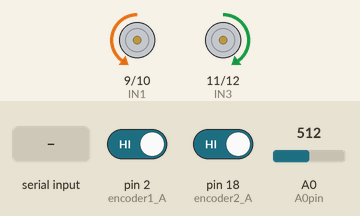
Recording of a sketch running on a simulated Arduino Mega 2560, built with avr-gcc and run on an emulated ATmega2560. Shown: motor-driver pin pairs drawn as motors (green arrow = first pin HIGH = forward, orange = second pin HIGH = backward, longer = more drive, scaled by the enable pin). The test bench sets the inputs (shaded band); at power-on: pin 2 (encoder1_A) HIGH, pin 18 (encoder2_A) HIGH, A0 (A0pin) = 512. What the sketch prints to the serial monitor is not drawn.

Above: at 1.2 s.
1.3 s: "1" received over the second serial link
At 1.7 s:
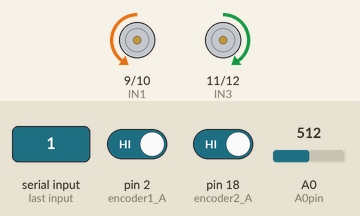
2.8 s: "Z" received over the second serial link
At 3.3 s:
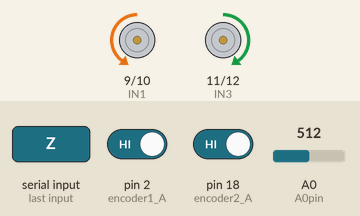
4.3 s: "2" received over the second serial link
At 4.8 s:
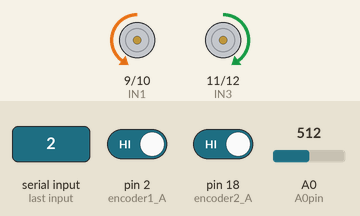
5.8 s: "3" received over the second serial link
At 7.0 s:
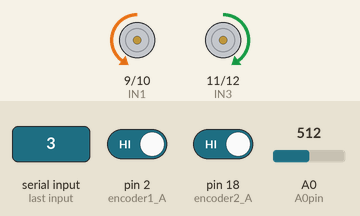
7.3 s: "4" received over the second serial link
At 8.5 s:
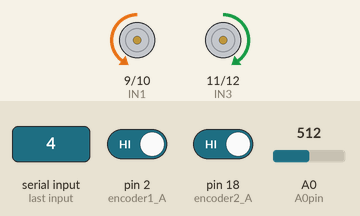
Timing chart, 0 to 10.3 s (numbered marks = the images above; inputs shaded):
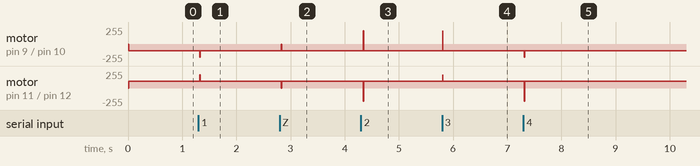

Measured:
- after the input at 1.3 s, motor on pin 9 (IN1) / pin 10 (IN2): backward 100/255 → backward 200/255 at once, → backward 100/255 0.01 s later; motor on pin 11 (IN3) / pin 12 (IN4): forward 100/255 → forward 200/255 at once, → forward 100/255 0.01 s later
- after the input at 2.8 s, motor on pin 9 (IN1) / pin 10 (IN2): backward 100/255 → stopped at once, → backward 100/255 0.01 s later; motor on pin 11 (IN3) / pin 12 (IN4): forward 100/255 → stopped at once, → forward 100/255 0.01 s later
- after the input at 4.3 s, motor on pin 9 (IN1) / pin 10 (IN2): backward 100/255 → forward 200/255 at once, → backward 100/255 0.01 s later; motor on pin 11 (IN3) / pin 12 (IN4): forward 100/255 → backward 200/255 at once, → forward 100/255 0.01 s later
- after the input at 5.8 s, motor on pin 9 (IN1) / pin 10 (IN2): backward 100/255 → forward 200/255 at once, → backward 100/255 0.01 s later; motor on pin 11 (IN3) / pin 12 (IN4): forward 100/255 → forward 200/255 at once, → forward 100/255 0.01 s later
- after the input at 7.3 s, motor on pin 9 (IN1) / pin 10 (IN2): backward 100/255 → backward 200/255 at once, → backward 100/255 0.01 s later; motor on pin 11 (IN3) / pin 12 (IN4): forward 100/255 → backward 200/255 at once, → forward 100/255 0.01 s later

The sketch:

test_20231030.ino
```cpp
#include <MsTimer2.h>

/////////////// WayPoint Control ///////////////////
#define VLC 0
#define IHC 1

#define X_GRID_LENGTH 100
#define Y_GRID_LENGTH 120
#define MAX_Waypint_NO 50

#define Waypoint_X_Tor   0.1
#define Waypoint_Y_Tor   0.1
#define Waypoint_Angle_Tor 2

int no_waypoints = 0;
int wp_go_id     = 0;
int count;

struct Waypoint
{
  double pos_x;
  double pos_y;
  double angle;
  int control_type;
};

struct Waypoint waypoint[MAX_Waypint_NO];

//////////////////// BlueTooth /////////////////////
#define BTSerial Serial2
#define RxD 17
#define TxD 16
#define BT_BAUDRATE 115200


//////////////////////// camera & line_control (TSL1401) //////////////////////////
#define A0pin A0
#define SIpin 22    //Start Integration ~ orange
#define CLKpin 23
#define NPIXELS 128 // No. of pixels in array

double kp_vision = 0.1;
double ki_vision = 0.3;
double kd_vision = 0.0;
double error     = 0.0;
double error_old = 0.0;
double Target    = NPIXELS / 2;

byte Pixel[NPIXELS]; // Field for measured values <0~255>
byte LineSensor_threshold_Data[NPIXELS];

int LineSensor_Data[NPIXELS];
int LineSensor_Data_Adaption[NPIXELS];
int MAX_LineSensor_Data[NPIXELS];
int MIN_LineSensor_Data[NPIXELS];
int flag_line_adapation;

#define FASTADC 1
//defines for setting and clearing register bits
#define cbi(sfr, bit) (_SFR_BYTE(sfr) &= ~_BV(bit))
#define sbi(sfr, bit) (_SFR_BYTE(sfr) |= _BV(bit))

/////////////////////////// IMU //////////////////////////
#include <Wire.h>
#include <LSM303.h>

#define THRESHOLD_ANGLE1 15
#define THRESHOLD_ANGLE2 7

LSM303 compass;

float heading_angle        = 0.0;
float init_heading_        = 17.0;   // 초기 방향
float target_heading_angle = 90;
float heading_angle_error  = 0.0;  // error 값

///////////////////// L298N ///////////////////////
#define ENA 8
#define IN1 9
#define IN2 10
#define IN3 11
#define IN4 12
#define ENB 13

//////////////////////// odom & yaw ///////////////////////

#define RAD2DEG(x)   (x*180.0/3.14159)
#define DEG2RAD(x)   (x*3.14159/180.0)
#define wheel_track 0.068 //양쪽 바뀌       // m 단위로 구할 것 0.1 -> 10cm

struct Pose2D
{
  double x;
  double y;
  double theta; //theta = radian
} my_odom;

const byte outPin = 13; // Output pin: digital pin 13(D13)
//const byte interruptPin1 = 20; // Interrupt pin: D2
//const byte interruptPin2 = 21; // Interrupt pin: D2
const byte encoder1_A = 2; // Interrupt pin: D2
const byte encoder1_B = 3; // Interrupt pin: D2
const byte encoder2_A = 18; // Interrupt pin: D2
const byte encoder2_B = 19; // Interrupt pin: D2
const byte resetPin = 5;
volatile byte state = 0;
//unsigned long cnt1 = 0; // 추가
//unsigned long cnt2 = 0; // 추가
long cnt1 = 0; // 추가
long cnt2 = 0; // 추가

long cnt1_old = 0; // 추가
long cnt2_old = 0; // 추가

double pulst_to_distance_left = 0.2 / 974.6;
double pulst_to_distance_right = 0.2 / 974.5;

const double odom_left = 0;
const double odom_right = 0;

double yaw = 0.0;
double yaw_degree = 0.0;
double yaw1 = 0.0; // 추가

double heading(double x, double y)
{
  double head = atan2(y, x); // Slope Y, Slope X  x = wheel_track
  return head;
}

void MsTimer2_ISR()
{
  double odom_left_delta = 0.0;
  double odom_right_delta = 0.0;
  double odom_center_delta = 0.0;
  long delta_encoder_left = 0;
  long delta_encoder_right = 0;
  double theta_delta = 0.0;
  double theta_delta_degree = 0.0;

  delta_encoder_left = cnt1 - cnt1_old;
  delta_encoder_right = cnt2 - cnt2_old;

  // Serial.print("theta_delta = "); Serial.print(theta_delta); Serial.print("    ");

  theta_delta_degree = DEG2RAD(theta_delta);
  //  Serial.print("theta_delta_degree = "); Serial.print(theta_delta_degree); Serial.print("    ");

  odom_left_delta = delta_encoder_left * pulst_to_distance_left;
  odom_right_delta = delta_encoder_right * pulst_to_distance_right;
  odom_center_delta = (odom_left_delta + odom_right_delta) * 0.5; // 안전성 나누기 지원 안하는 것도 있고 속도도 조금 더 빠르기 때문

  //  Serial.print("delta_encoder_left = ");  Serial.print( delta_encoder_left);  Serial.print("    ");
  // Serial.print("delta_encoder_right = "); Serial.print( delta_encoder_right); Serial.println("    ");

  // Serial.print("odom_left_delta = ");  Serial.print(odom_left_delta);  Serial.print("    ");
  //  Serial.print("odom_right_delta = "); Serial.print(odom_right_delta); Serial.println("    ");

  theta_delta = heading(wheel_track, (odom_right_delta - odom_left_delta));
  // Serial.print("delta theta radian: ");  Serial.print(theta_delta); Serial.println("    ");
  yaw += theta_delta;
  theta_delta_degree = RAD2DEG(theta_delta);
  // Serial.print("yaw radian: ");  Serial.print(yaw); Serial.println("    ");
  // Serial.print("delta theta degree: ");  Serial.print(theta_delta_degree); Serial.println("    ");
  yaw_degree += theta_delta_degree;
  // Serial.print("yaw degree: ");  Serial.print(yaw_degree); Serial.println("    ");

  my_odom.x += odom_center_delta * sin(theta_delta);
  my_odom.y += odom_center_delta * cos(theta_delta);
  my_odom.theta += theta_delta;

  // Serial.print("odom : ");
  // Serial.print(my_odom.x); Serial.print("    ");
  // Serial.print(my_odom.y); Serial.print("    ");
  //Serial.println(my_odom.theta); Serial.println("    ");

  cnt1_old = cnt1;
  cnt2_old = cnt2;
}

void update_odometry()
{
  // 엔코더 값에서 이동 거리를 계산합니다.
  double delta_encoder_left = cnt1 - cnt1_old;
  double delta_encoder_right = cnt2 - cnt2_old;
  double odom_left_delta = delta_encoder_left * pulst_to_distance_left;
  double odom_right_delta = delta_encoder_right * pulst_to_distance_right;
  double odom_center_delta = (odom_left_delta + odom_right_delta) * 0.5;

  // IMU에서 측정한 방향을 라디안으로 변환합니다.
  double theta_delta = DEG2RAD(yaw1);

  // 로봇의 위치와 방향을 업데이트합니다.
  my_odom.x += odom_center_delta * sin(theta_delta);
  my_odom.y += odom_center_delta * cos(theta_delta);
  my_odom.theta += theta_delta;

  // 업데이트된 엔코더 값 저장
  cnt1_old = cnt1;
  cnt2_old = cnt2;
}

void setup()
{
  pinMode(ENA, OUTPUT);
  pinMode(IN1, OUTPUT);
  pinMode(IN2, OUTPUT);

  pinMode(IN3, OUTPUT);
  pinMode(IN4, OUTPUT);
  pinMode(ENB, OUTPUT);

  pinMode(outPin, OUTPUT); // Output mode
  //  pinMode(interruptPin1, INPUT_PULLUP); // Input mode, pull-up
  //  pinMode(interruptPin2, INPUT_PULLUP); // Input mode, pull-up
  pinMode(encoder1_A, INPUT_PULLUP);
  pinMode(encoder1_B, INPUT_PULLUP);
  pinMode(encoder2_A, INPUT_PULLUP);
  pinMode(encoder2_B, INPUT_PULLUP);
  pinMode(resetPin, INPUT);
  //  attachInterrupt(digitalPinToInterrupt(interruptPin1), intfunc1, RISING); // Enable interrupt
  //  attachInterrupt(digitalPinToInterrupt(interruptPin2), intfunc2, RISING); // Enable interrupt
  attachInterrupt(digitalPinToInterrupt(encoder1_A), intfunc1, RISING); // Enable interrupt
  attachInterrupt(digitalPinToInterrupt(encoder2_A), intfunc2, RISING); // Enable interrupt

  my_odom.x = 0;   my_odom.y = 0;   my_odom.theta = 0;

  Serial.begin(115200);
  BTSerial.begin(BT_BAUDRATE);

  MsTimer2::set(100, MsTimer2_ISR); // 0.1초마다 작동
  MsTimer2::start();

  Wire.begin();  // IMU initiallize
  compass.init();
  compass.enableDefault();

  compass.m_min = (LSM303::vector<int16_t>)
  {
    -32767, -32767, -32767
  };
  compass.m_max = (LSM303::vector<int16_t>)
  {
    +32767, +32767, +32767
  };

  int i;
  for (i = 0; i < NPIXELS; i++)
  {
    LineSensor_Data[i] = 0;
    LineSensor_Data_Adaption[i] = 0;
    MAX_LineSensor_Data[i] = 1023; //0;
    MIN_LineSensor_Data[i] = 0; //1023;
  }
  pinMode(SIpin, OUTPUT);
  pinMode(CLKpin, OUTPUT);
  pinMode(A0pin, INPUT);

  digitalWrite(SIpin, LOW);   // IDLE state
  digitalWrite(CLKpin, LOW);  // IDLE state

#if FASTADC
  // set prescale to 16
  sbi(ADCSRA, ADPS2);
  cbi(ADCSRA, ADPS1);
  cbi(ADCSRA, ADPS0);
#endif

  flag_line_adapation = 0;

  Serial.begin(115200);
  Serial.println("TSL1401");
}

/////////////////////////// motor control /////////////////////////////
void motor_R_control(int motor_speed_R) // 모터 A의 속도(speed)제어
{
  if (motor_speed_R >= 0)
  {
    digitalWrite(IN1, LOW);         //모터의 방향 제어
    digitalWrite(IN2, HIGH);
    if (motor_speed_R >= 255) motor_speed_R = 255;
    analogWrite(ENA, motor_speed_R); //모터의 속도 제어
  }
  else
  {
    digitalWrite(IN1, HIGH);
    digitalWrite(IN2, LOW);
    if (motor_speed_R <= -255) motor_speed_R = -255;
    analogWrite(ENA, -motor_speed_R);
  }
}

void motor_L_control(int motor_speed_L) // 모터 A의 속도(speed)제어
{
  if (motor_speed_L >= 0)
  {
    digitalWrite(IN3, HIGH);         //모터의 방향 제어
    digitalWrite(IN4, LOW);
    if (motor_speed_L >= 255) motor_speed_L = 255;
    analogWrite(ENB, motor_speed_L); //모터의 속도 제어
  }
  else
  {
    digitalWrite(IN3, LOW);
    digitalWrite(IN4, HIGH);
    if (motor_speed_L <= -255) motor_speed_L = -255;
    analogWrite(ENB, -motor_speed_L);
  }
}

////////////////////////// TSL 1401 /////////////////////////
void threshold_line_image(int threshold_value)
{
  for (int i = 0; i < NPIXELS; i++)
  {
    if (Pixel[i] >= threshold_value)
    {
      LineSensor_threshold_Data[i] = 255;
    }
    else
    {
      LineSensor_threshold_Data[i] = 0;
    }
  }
}

void read_line_camera(void)
{
  int i;
  delay(1);

  digitalWrite(CLKpin, LOW);
  digitalWrite(SIpin, HIGH);
  digitalWrite(CLKpin, HIGH);
  digitalWrite(SIpin, LOW);
  delayMicroseconds(1);

  for (i = 0; i < NPIXELS; i++)
  {
    Pixel[i] = analogRead(A0pin) / 4;//8-bit is enough       *0.25
    digitalWrite(CLKpin, LOW);
    delayMicroseconds(1);
    digitalWrite(CLKpin, HIGH);
  }
  digitalWrite(CLKpin, LOW);
}

double line_centroid(void)
{
  double centroid = 0.0;
  double mass_sum = 0;

  for (int i = 0; i < NPIXELS; i++)
  {
    mass_sum += LineSensor_threshold_Data[i];
    centroid += LineSensor_threshold_Data[i] * i;
  }

  centroid = centroid / mass_sum;

  return centroid;
}

double PID_control(double line_center)
{
  int pwm_value = 0;
  double error_d = 0;
  error = Target - line_center;
  error_d = error - error_old;
  pwm_value = int(kp_vision * error + kd_vision * error_old);
  if (pwm_value >=  200) pwm_value = 200;
  if (pwm_value <= -200) pwm_value = -200;

  error_old = error;

  return pwm_value;
}

void vision_line_control(int base_speed, double l_c)
{
  int pwm_control_value = PID_control(l_c);
  motor_L_control(base_speed + pwm_control_value);  // 부호는 반대로
  motor_R_control(base_speed - pwm_control_value);
}

////////////////////////// IMU /////////////////////////////
void read_imu_sensor(void)
{
  compass.read();
  float heading1 = compass.heading();
  compass.read();
  float heading2 = compass.heading();
  heading_angle = (heading1 + heading2) / 2;
  heading_angle = 360 - heading_angle; // 회전 좌표계를 반시계 방향으로 할 것
  heading_angle_error = target_heading_angle - heading_angle;

  yaw1 = heading_angle; // IMU 측정값을 yaw1 변수에 저장

  if (heading_angle_error > 180)
  {
    heading_angle_error = heading_angle_error - 360;
  }
  else if (heading_angle_error < -180)
  {
    heading_angle_error = heading_angle_error + 360;
  }
  else
  {
    // 다른 작업 수행
  }
}

void imu_rotation(void)
{
  bool flag = true; // bool 타입은 true(1) 또는 false(0)
  while (flag)
  {
    read_imu_sensor();

    if (heading_angle_error > THRESHOLD_ANGLE1) // 반시계방향으로 회전
    {
      motor_L_control(-200);
      motor_R_control(200);
    }
    else if ((heading_angle_error >= THRESHOLD_ANGLE2) && (heading_angle_error <= THRESHOLD_ANGLE1)) //
    {
      motor_L_control(-200);
      motor_R_control(200);
    }
    else if ((heading_angle_error > -THRESHOLD_ANGLE2) && (heading_angle_error < THRESHOLD_ANGLE2)) // 정지
    {
      motor_L_control(0);
      motor_R_control(0);
      flag = false; // 루프를 빠져나오도록 설정
    }
    else if ((heading_angle_error >= -THRESHOLD_ANGLE1) && (heading_angle_error <= -THRESHOLD_ANGLE2)) //
    {
      motor_L_control(200);
      motor_R_control(-200);
    }
    else // heading_angle_error <-THRESHOLD_ANGLE // 시계방향으로 회전
    {
      motor_L_control(200);
      motor_R_control(-200);
    }
    Serial.print("Heading Angle Error : ");
    Serial.print(heading_angle_error); //heading_angle error 표시
    Serial.print(" = ");
    Serial.print(target_heading_angle);
    Serial.print(" - ");
    Serial.println(heading_angle); //heading_angle 표시
  }
}

////////////////////////////////// Encoder ////////////////////////////////
void intfunc1()
{
  if (digitalRead(encoder1_B) == HIGH)
  {
    cnt1--;
  }
  else
  {
    cnt1++;
  }
}

void intfunc2()
{
  if (digitalRead(encoder2_B) == LOW)
  {
    cnt2--;
  }
  else
  {
    cnt2++;
  }
}

/////////////////////////// Waypoint ////////////////////////////
void init_waypoint(void)
{
  int no_waypoints = 9;
  // wp-0 line_follwing
  waypoint[0].pos_x = 1; waypoint[0].pos_y = 0;  waypoint[0].angle =   0; waypoint[0].control_type = VLC;
  // wp-1 yaw_control
  waypoint[1].pos_x = 1; waypoint[1].pos_y = 0;  waypoint[1].angle = -90; waypoint[1].control_type = IHC;
  // wp-2 line_follwing
  waypoint[2].pos_x = 1; waypoint[2].pos_y = -1; waypoint[2].angle = -90; waypoint[2].control_type = VLC;
  // wp-3 line_follwing
  waypoint[3].pos_x = 1; waypoint[3].pos_y = -2; waypoint[3].angle = -90; waypoint[3].control_type = VLC;
  // wp-4 yaw_control
  waypoint[4].pos_x = 1; waypoint[4].pos_y = -2; waypoint[4].angle =   0; waypoint[4].control_type = IHC;
  // wp-5 line_follwing
  waypoint[5].pos_x = 2; waypoint[5].pos_y = -2; waypoint[5].angle =   0; waypoint[5].control_type = VLC;
  // wp-6 line_follwing
  waypoint[6].pos_x = 3; waypoint[6].pos_y = -2; waypoint[6].angle =   0; waypoint[6].control_type = VLC;
  // wp-7 line_follwing
  waypoint[7].pos_x = 4; waypoint[7].pos_y = -2; waypoint[7].angle =   0; waypoint[7].control_type = VLC;
  // wp-8 line_follwing
  waypoint[8].pos_x = 5; waypoint[8].pos_y = -2; waypoint[8].angle =   0; waypoint[8].control_type = VLC;
}

void VLC_move(void)  // 비전 라인 컨트롤
{
  int cx_int;
  double cx = 0;
  read_line_camera();
  threshold_line_image(50);  // 값 조정
  cx = line_centroid();
  vision_line_control(100, cx);

  ////// 디버깅하는데에만 필요하지 나중에는 cx만 남기고 지워야 됨 ///////
  for (int i = 0; i < NPIXELS; i++)
  {
    Serial.print(LineSensor_threshold_Data[i] + 1);
    Serial.print(" ");
  }
  cx_int = (int)cx;
  Serial.print(cx);
  Serial.print(" ");
  Serial.println(" ");
  // Serial.println(cx);
}

void IHC_move(double taget_yaw)
{
  //yaw 넣어
}

////////////////////// BlueTooth ////////////////////////////
void BlueTooth_control(void)
{
  if (BTSerial.available())
  {
    char command = BTSerial.read();
    if (command == '1')
    {
      // Move forward
      motor_L_control(200);
      motor_R_control(200);
    }
    else if (command == '2')
    {
      // Move backward
      motor_L_control(-200);
      motor_R_control(-200);
    }
    else if (command == '3')
    {
      // Turn right
      motor_L_control(200);
      motor_R_control(-200);
    }
    else if (command == '4')
    {
      // Turn left
      motor_L_control(-200);
      motor_R_control(200);
    }
    else
    {
      // Stop
      motor_L_control(0);
      motor_R_control(0);
    }
    Serial.print("command: ");
    Serial.println(command);

  }
}

void loop()
{
  ////////// 20231030 /////////
  double error[3] = {0.0};
  int control_type = 0;

  error[0]     = waypoint[wp_go_id].pos_x - my_odom.x;        // x 방향 error
  error[1]     = waypoint[wp_go_id].pos_y - my_odom.y;        // y 방향 error
  error[2]     = waypoint[wp_go_id].angle - my_odom.theta;    // 각도 error
  control_type = waypoint[wp_go_id].control_type;

  if (control_type = VLC)
  {
    VLC_move();
    // 다 이동했나 확인
    if ((fabs(waypoint[wp_go_id].angle) == 0) || (fabs(waypoint[wp_go_id].angle) == 180))
    {
      if (fabs (error[0]) < Waypoint_X_Tor)
      {
        //Serial.println("Arrival_waypoint ");
        count = -1;
        wp_go_id++;
      }
    }
    if ((fabs(waypoint[wp_go_id].angle) == 90) || (fabs(waypoint[wp_go_id].angle) == -90))
    {
      if (fabs (error[1]) < Waypoint_Y_Tor)
      {
        //Serial.println("Arrival_waypoint ");
        count = -1;
        wp_go_id++;

        ////// 멈추는지 확인 코드 //////
        // base_speed = 0;
        // delay(1000);
        // base_speed = 100;
      }
    }
  }
  else if (control_type = IHC)
  {
    IHC_move(waypoint[wp_go_id].angle);

    if (fabs (error[2]) < Waypoint_Angle_Tor)
    {
      //Serial.println("Arrival_waypoint ");
      count = -1;
      wp_go_id++;
    }

  }
  else
  {

  }


  /*
    // 목표 방향 설정 및 회전
    //target_heading_ = 130;
    //imu_rotation();

    // 오도메트리 정보 업데이트
    update_odometry();

    // 이제 업데이트된 오도메트리 정보를 사용하여 필요한 작업을 수행할 수 있습니다.

    // 업데이트된 로봇의 위치 및 방향 정보를 출력
    Serial.print("Robot Position (x, y, theta): ");
    Serial.print(my_odom.x);
    Serial.print(", ");
    Serial.print(my_odom.y);
    Serial.print(", ");
    Serial.println(my_odom.theta);

    Serial.print("cnt1 ");
    Serial.print(cnt1);
    Serial.print("cnt2 ");
    Serial.println(cnt2);


    delay(500);
  */
  /*
    // BT –> Data –> Serial
    if (BTSerial.available()) {
      Serial.write(BTSerial.read());
      digitalWrite (13, HIGH);    delay(10);
    }
    // Serial –> Data –> BT
    if (Serial.available()) {
      BTSerial.write(Serial.read());
      digitalWrite (13, HIGH);    delay(10);
    }
    digitalWrite (13, LOW);
  */

  BlueTooth_control();

  VLC_move();


}
```
